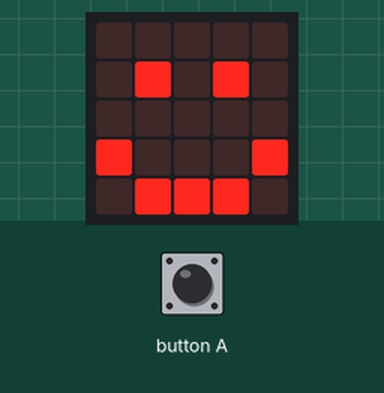
A program run on a simulated BBC micro:bit (MakeCode). Parts: the board's 5×5 LED display. The test bench sets the inputs (shaded band).

Above: at 0.1 s.
1.9 s: button A pressed for 0.15 s
At 2.5 s:
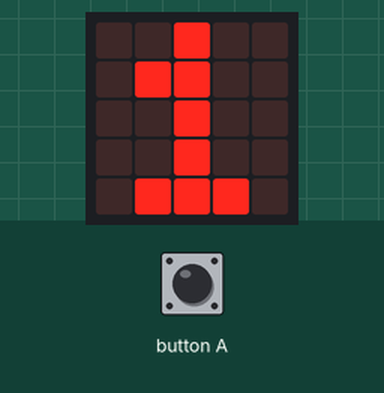
5.0 s: button A pressed for 0.15 s
At 6.0 s:
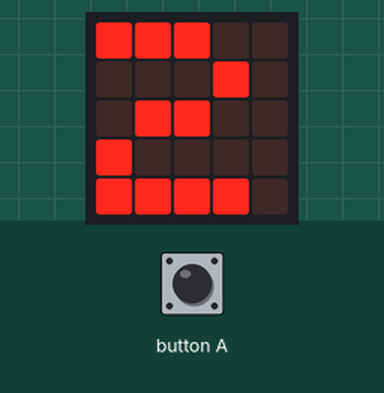
8.1 s: button A pressed for 0.15 s
At 9.6 s:
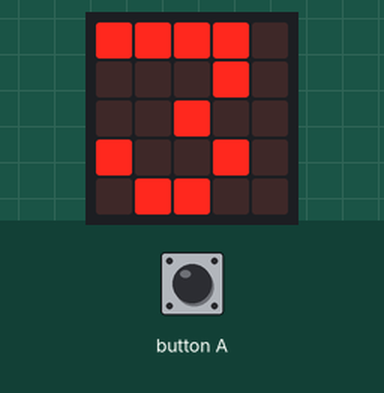
Timing chart, 0 to 11.1 s (numbered marks = the images above; inputs shaded):
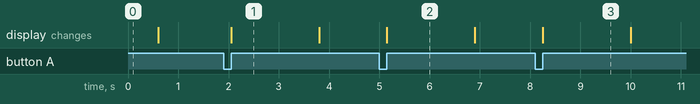

Measured:
- after the input at 1.9 s, the display: changes after 0.15 s (image 1)
- after the input at 5.0 s, the display: changes after 0.15 s (image 2)
- after the input at 8.1 s, the display: changes after 0.15 s (image 3)
- what the display in image 1 shows lasts 1.7 s, from 2.1 s to 3.8 s

The program:

main.ts
```typescript
// (licence header left out)
basic.showIcon(IconNames.Happy)
basic.clearScreen()
basic.showIcon

// when A pressed cookie is added
let cookiesPressed = 0
input.onButtonPressed(Button.A, function () {
    cookiesPressed = cookiesPressed + 1
    basic.showNumber(cookiesPressed)
    basic.pause(1000)
    basic.clearScreen()
})
```
